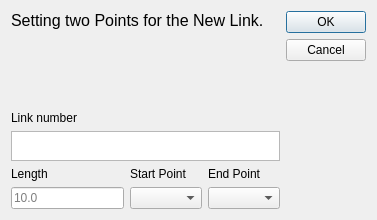
<?xml version="1.0" encoding="UTF-8"?>
<ui version="4.0">
 <class>Dialog</class>
 <widget class="QDialog" name="Dialog">
  <property name="geometry">
   <rect>
    <x>0</x>
    <y>0</y>
    <width>377</width>
    <height>220</height>
   </rect>
  </property>
  <property name="minimumSize">
   <size>
    <width>377</width>
    <height>220</height>
   </size>
  </property>
  <property name="maximumSize">
   <size>
    <width>377</width>
    <height>220</height>
   </size>
  </property>
  <property name="windowTitle">
   <string>New Link</string>
  </property>
  <property name="windowIcon">
   <iconset resource="../../icons.qrc">
    <normaloff>:/icons/line.png</normaloff>:/icons/line.png</iconset>
  </property>
  <property name="sizeGripEnabled">
   <bool>false</bool>
  </property>
  <property name="modal">
   <bool>true</bool>
  </property>
  <layout class="QHBoxLayout" name="horizontalLayout">
   <item>
    <layout class="QVBoxLayout" name="verticalLayout">
     <item>
      <widget class="QLabel" name="label_3">
       <property name="text">
        <string>&lt;html&gt;&lt;head/&gt;&lt;body&gt;&lt;p&gt;&lt;span style=&quot; font-size:12pt;&quot;&gt;Setting two Points for the New Link.&lt;/span&gt;&lt;/p&gt;&lt;/body&gt;&lt;/html&gt;</string>
       </property>
       <property name="textFormat">
        <enum>Qt::RichText</enum>
       </property>
       <property name="alignment">
        <set>Qt::AlignLeading|Qt::AlignLeft|Qt::AlignTop</set>
       </property>
       <property name="wordWrap">
        <bool>true</bool>
       </property>
      </widget>
     </item>
     <item>
      <widget class="QLabel" name="label_5">
       <property name="sizePolicy">
        <sizepolicy hsizetype="Preferred" vsizetype="Fixed">
         <horstretch>0</horstretch>
         <verstretch>0</verstretch>
        </sizepolicy>
       </property>
       <property name="text">
        <string>&lt;html&gt;&lt;head/&gt;&lt;body&gt;&lt;p&gt;Link number&lt;/p&gt;&lt;/body&gt;&lt;/html&gt;</string>
       </property>
      </widget>
     </item>
     <item>
      <widget class="QTextBrowser" name="Link_num">
       <property name="maximumSize">
        <size>
         <width>16777215</width>
         <height>30</height>
        </size>
       </property>
       <property name="verticalScrollBarPolicy">
        <enum>Qt::ScrollBarAlwaysOff</enum>
       </property>
       <property name="horizontalScrollBarPolicy">
        <enum>Qt::ScrollBarAlwaysOff</enum>
       </property>
      </widget>
     </item>
     <item>
      <layout class="QGridLayout" name="gridLayout">
       <item row="1" column="1">
        <widget class="QLabel" name="label">
         <property name="sizePolicy">
          <sizepolicy hsizetype="Preferred" vsizetype="Fixed">
           <horstretch>0</horstretch>
           <verstretch>0</verstretch>
          </sizepolicy>
         </property>
         <property name="text">
          <string>Start Point</string>
         </property>
        </widget>
       </item>
       <item row="1" column="0">
        <widget class="QLabel" name="label_4">
         <property name="sizePolicy">
          <sizepolicy hsizetype="Preferred" vsizetype="Fixed">
           <horstretch>0</horstretch>
           <verstretch>0</verstretch>
          </sizepolicy>
         </property>
         <property name="text">
          <string>&lt;html&gt;&lt;head/&gt;&lt;body&gt;&lt;p&gt;Length&lt;/p&gt;&lt;/body&gt;&lt;/html&gt;</string>
         </property>
        </widget>
       </item>
       <item row="2" column="1">
        <widget class="QComboBox" name="Start_Point">
         <property name="whatsThis">
          <string>Start point for next link.</string>
         </property>
        </widget>
       </item>
       <item row="1" column="2">
        <widget class="QLabel" name="label_2">
         <property name="sizePolicy">
          <sizepolicy hsizetype="Preferred" vsizetype="Fixed">
           <horstretch>0</horstretch>
           <verstretch>0</verstretch>
          </sizepolicy>
         </property>
         <property name="text">
          <string>End Point</string>
         </property>
        </widget>
       </item>
       <item row="2" column="2">
        <widget class="QComboBox" name="End_Point">
         <property name="whatsThis">
          <string>End point for next link.</string>
         </property>
        </widget>
       </item>
       <item row="2" column="0">
        <widget class="QLineEdit" name="Length">
         <property name="placeholderText">
          <string>10.0</string>
         </property>
        </widget>
       </item>
      </layout>
     </item>
    </layout>
   </item>
   <item>
    <layout class="QVBoxLayout" name="verticalLayout_2">
     <item>
      <widget class="QDialogButtonBox" name="buttonBox">
       <property name="orientation">
        <enum>Qt::Vertical</enum>
       </property>
       <property name="standardButtons">
        <set>QDialogButtonBox::Cancel|QDialogButtonBox::Ok</set>
       </property>
      </widget>
     </item>
     <item>
      <spacer name="verticalSpacer">
       <property name="orientation">
        <enum>Qt::Vertical</enum>
       </property>
       <property name="sizeHint" stdset="0">
        <size>
         <width>20</width>
         <height>40</height>
        </size>
       </property>
      </spacer>
     </item>
    </layout>
   </item>
  </layout>
 </widget>
 <resources>
  <include location="../../icons.qrc"/>
 </resources>
 <connections>
  <connection>
   <sender>buttonBox</sender>
   <signal>accepted()</signal>
   <receiver>Dialog</receiver>
   <slot>accept()</slot>
   <hints>
    <hint type="sourcelabel">
     <x>248</x>
     <y>254</y>
    </hint>
    <hint type="destinationlabel">
     <x>157</x>
     <y>274</y>
    </hint>
   </hints>
  </connection>
  <connection>
   <sender>buttonBox</sender>
   <signal>rejected()</signal>
   <receiver>Dialog</receiver>
   <slot>reject()</slot>
   <hints>
    <hint type="sourcelabel">
     <x>316</x>
     <y>260</y>
    </hint>
    <hint type="destinationlabel">
     <x>286</x>
     <y>274</y>
    </hint>
   </hints>
  </connection>
 </connections>
</ui>
